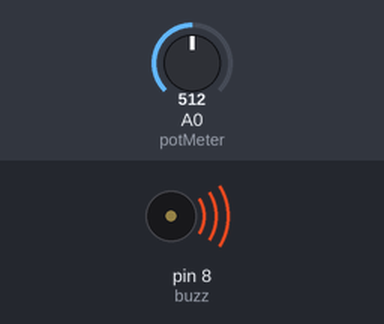
Bench run of a sketch on a simulated Arduino Uno, built with avr-gcc and run on an emulated ATmega328P. Shown: buzzer (waves = sounding). The inputs (shaded band) are chosen by the test bench; at power-on: A0 (potMeter) = 512.

Above: at 0.1 s.
Timing chart, 0 to 1.6 s (numbered marks = the images above):
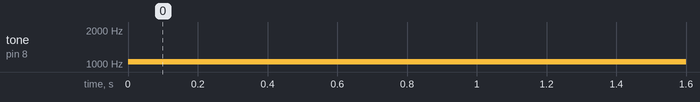

The sketch:

prjct6.ino
```cpp
int buzz = 8;
int potMeter = A0;
int val;
int sig;
void setup() {
  pinMode(buzz, OUTPUT);

}

void loop() {
  val = analogRead(potMeter);

  sig = map(val, 0, 1023, 100, 2000);

  tone(buzz, sig);

}
```

Measured:
- by itself, tone on pin 8 (buzz): silent → 1050 Hz at 0.00 s
